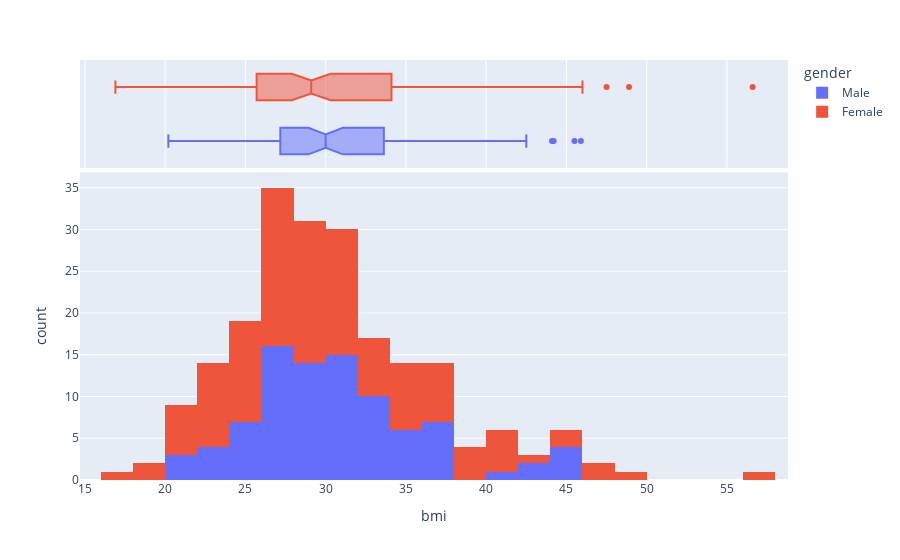

Notebook cell for this chart:
### Code cell
fig = px.histogram(df[df['stroke']==1], x='bmi',color='gender',marginal='box')
fig.show()

### Figure 1 — Plotly figure (JSON) as saved in the notebook; plotly's stock layout.template omitted (floating-point values rounded to 4 significant figures; data arrays with more than 128 entries replaced by an {"elided": "..."} marker saying what was removed)
{"data": [{"alignmentgroup": "True", "bingroup": "x", "hovertemplate": "gender=Male<br>bmi=%{x}<br>count=%{y}<extra></extra>", "legendgroup": "Male", "marker": {"color": "#636efa", "pattern": {"shape": ""}}, "name": "Male", "offsetgroup": "Male", "orientation": "v", "showlegend": true, "type": "histogram", "x": [36.6, 32.5, 29, 27.4, null, 37.5, 25.8, null, 32.5, 27.2, 23.5, null, 28.3, null, 44.2, 25.4, 30.5, 29.7, 33.7, 32, 23.9, 28.5, 26.4, 20.2, 33.6, 33.7, null, 36.5, null, 32.8, null, 24, 20.3, 30, 27.4, 27, 45.9, 44.1, null, 29.1, 27.3, 41.1, 25.6, 26.3, 29.4, 31.4, 27.7, 28.8, null, 22.6, 24.2, 30.9, 27.3, 31.3, 31.7, 35.8, null, 29, 36.5, 29.9, 27, 25, 27.5, null, 31.9, 27.5, null, 23.6, null, 31.4, null, 37.1, 25.5, 26.1, 32, 37.4, 31.7, 34.5, 29.5, null, 42.5, 35.5, 31.1, 35.8, 45.5, 28.5, null, null, 31.5, 31.1, 26.9, 33.6, 30.7, 27.1, 28.6, 28.1, 28.4, 31.9, null, 26.8, 31.7, 32.6, 35.9, 21.2, 34.5, 42.4, 36.7, null], "xaxis": "x", "yaxis": "y"}, {"alignmentgroup": "True", "hovertemplate": "gender=Male<br>bmi=%{x}<extra></extra>", "legendgroup": "Male", "marker": {"color": "#636efa"}, "name": "Male", "notched": true, "offsetgroup": "Male", "showlegend": false, "type": "box", "x": [36.6, 32.5, 29, 27.4, null, 37.5, 25.8, null, 32.5, 27.2, 23.5, null, 28.3, null, 44.2, 25.4, 30.5, 29.7, 33.7, 32, 23.9, 28.5, 26.4, 20.2, 33.6, 33.7, null, 36.5, null, 32.8, null, 24, 20.3, 30, 27.4, 27, 45.9, 44.1, null, 29.1, 27.3, 41.1, 25.6, 26.3, 29.4, 31.4, 27.7, 28.8, null, 22.6, 24.2, 30.9, 27.3, 31.3, 31.7, 35.8, null, 29, 36.5, 29.9, 27, 25, 27.5, null, 31.9, 27.5, null, 23.6, null, 31.4, null, 37.1, 25.5, 26.1, 32, 37.4, 31.7, 34.5, 29.5, null, 42.5, 35.5, 31.1, 35.8, 45.5, 28.5, null, null, 31.5, 31.1, 26.9, 33.6, 30.7, 27.1, 28.6, 28.1, 28.4, 31.9, null, 26.8, 31.7, 32.6, 35.9, 21.2, 34.5, 42.4, 36.7, null], "xaxis": "x2", "yaxis": "y2"}, {"alignmentgroup": "True", "bingroup": "x", "hovertemplate": "gender=Female<br>bmi=%{x}<br>count=%{y}<extra></extra>", "legendgroup": "Female", "marker": {"color": "#EF553B", "pattern": {"shape": ""}}, "name": "Female", "offsetgroup": "Female", "orientation": "v", "showlegend": true, "type": "histogram", "x": {"elided": "141 float values"}, "xaxis": "x", "yaxis": "y"}, {"alignmentgroup": "True", "hovertemplate": "gender=Female<br>bmi=%{x}<extra></extra>", "legendgroup": "Female", "marker": {"color": "#EF553B"}, "name": "Female", "notched": true, "offsetgroup": "Female", "showlegend": false, "type": "box", "x": {"elided": "141 float values"}, "xaxis": "x2", "yaxis": "y2"}], "layout": {"barmode": "relative", "legend": {"title": {"text": "gender"}, "tracegroupgap": 0}, "margin": {"t": 60}, "xaxis": {"anchor": "y", "domain": [0, 1], "title": {"text": "bmi"}}, "xaxis2": {"anchor": "y2", "domain": [0, 1], "matches": "x", "showgrid": true, "showticklabels": false}, "yaxis": {"anchor": "x", "domain": [0, 0.7326], "title": {"text": "count"}}, "yaxis2": {"anchor": "x2", "domain": [0.7426, 1], "matches": "y2", "showgrid": false, "showline": false, "showticklabels": false, "ticks": ""}}}
